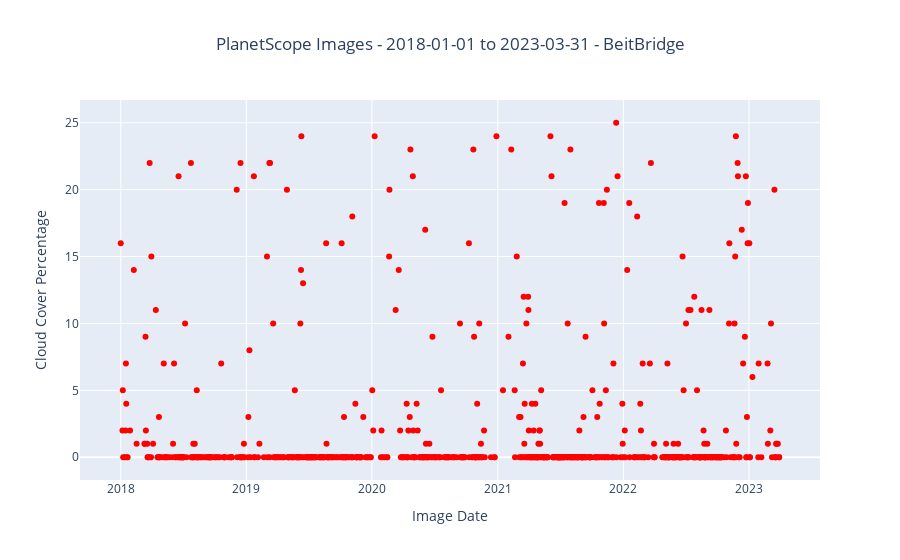

The notebook cell saved with this chart:
### Code cell
# Graph 5: Scatter plot showing individual images, with date on the x-axis and cloud cover percentage
# on the y-axis. Hovering over a point displays image information, including a preview link to display the image thumbnail
def create_image_preview_graph(df, output_graph=False):
    """
    Creates an interactive scatterplot displaying individual images, with the image date on the 
    x-axis and cloud cover percentage on the y-axis.

    Params:
    ---------------------
    df: pandas dataframe
        query dataframe containing image information
    output_graph: bool
        if set to True, graph will be saved to file as an html and png file
    """
    layout = go.Layout(title=f'PlanetScope Images - {o_start_date} to {o_end_date} - {aoi_name}', xaxis=dict(title="Image Date"), yaxis=dict(title="Cloud Cover Percentage"))#, autosize=False, width=1200, height=510)

    fig = go.Figure(layout=layout)

    h_template='Image Date: %{customdata[0]}<br>%{customdata[3]}<br>Cloud Cover: %{customdata[2]}%<br>Image Source: %{customdata[1]}'

    fig.add_trace(go.Scatter(
        y=df['cloud_cover'],
        x=df['date'],
        mode='markers',
        orientation='h',
        marker=dict(
            color='red'),
        customdata=np.stack((df['datestr'], df['source'], df['cloud_cover'], df['preview_html']), axis=-1),
        hovertemplate=h_template
    ))

    fig.update_layout(title={'x': 0.5, 'xanchor': 'center'})

    filenamestr = outpath_figs.joinpath(f"PlanetScope_Image_Previews_{o_start_date}_to_{o_end_date}_{aoi_name}")
    if output_graph:
        out_png = outpath_figs.joinpath(f"{filenamestr}.png")
        out_html = outpath_figs.joinpath(f"{filenamestr}.html")
        fig.write_image(out_png)
        fig.write_html(out_html)

    fig.show()

create_image_preview_graph(filtered_search, output_graph=output_graphs)

### Figure 1 — Plotly figure (JSON) as saved in the notebook; plotly's stock layout.template omitted (floating-point values rounded to 4 significant figures; data arrays with more than 128 entries replaced by an {"elided": "..."} marker saying what was removed)
{"data": [{"customdata": {"elided": "683x4 mixed values"}, "hovertemplate": "Image Date: %{customdata[0]}<br>%{customdata[3]}<br>Cloud Cover: %{customdata[2]}%<br>Image Source: %{customdata[1]}", "marker": {"color": "red"}, "mode": "markers", "orientation": "h", "type": "scatter", "x": {"elided": "683 str values"}, "y": {"elided": "683 int values"}}], "layout": {"title": {"text": "PlanetScope Images - 2018-01-01 to 2023-03-31 - BeitBridge", "x": 0.5, "xanchor": "center"}, "xaxis": {"title": {"text": "Image Date"}}, "yaxis": {"title": {"text": "Cloud Cover Percentage"}}}}
